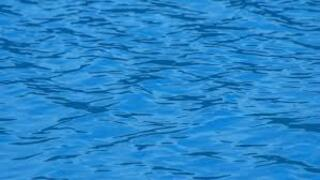
#> input picture catkin_ws/src/edvarka/src/controllers/rubbish_controller/base.jpg, 320 x 180 px
$ python object_position.py
#> lines starting #> are read from the running program, lines starting #| are printed output that depends on the picture; after the words box and inside, x2 and y2 are one past the last pixel; in counts of white or black regions, pixels touching at a corner belong together
### catkin_ws/src/edvarka/src/controllers/rubbish_controller/object_segmentation.py
import cv2
import numpy as np
import matplotlib.pyplot as plt

IMG_SIZE = (256,256)

#method for converting images to uint8
def convertUnit8(img):
  img2 = np.zeros_like(img)
  cv2.normalize(img, img2, 0, 255, cv2.NORM_MINMAX)
  img2 = np.uint8(img2)
  return img2

def image_subtraction(img1,img2):
    #convert images to uint8 as descibed in the paper
    #img1 = img1[:180][:]
    #img2 = img2[:][:280]
    print(img1.shape)
    print(img2.shape)
    img3 = convertUnit8(img1)
    img4 = convertUnit8(img2)
    return  cv2.subtract(img3,img4)

def binarization(img):
    #convert to grayscale
    gray = cv2.cvtColor(img, cv2.COLOR_BGR2GRAY)
    # Otsu's thresholding after Gaussian filtering
    blur = cv2.GaussianBlur(gray,(5,5),0)
    ret,threshold = cv2.threshold(blur,0,255,cv2.THRESH_BINARY+cv2.THRESH_OTSU)
    return threshold

def segment_object(base_img,img):
#> called with base_img = 'base.jpg', img = 'object.jpg'
    base_img = cv2.imread(base_img,1)
#> base_img is the input picture: shape (180, 320, 3); mean B, G, R 203.3, 134.8, 39.4
    base_img = cv2.resize(base_img,IMG_SIZE)
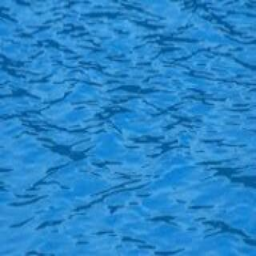
#> base_img: shape (256, 256, 3); mean B, G, R 203.1, 134.7, 39.3
    obj_img = cv2.imread(img,1)
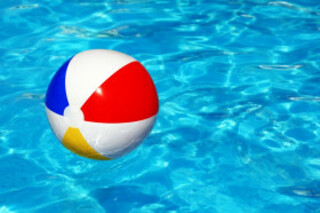
#> input picture catkin_ws/src/edvarka/src/controllers/rubbish_controller/object.jpg, 320 x 213 px
#> obj_img is the input picture: shape (213, 320, 3); mean B, G, R 201.4, 162.9, 40.2
    obj_img = cv2.resize(obj_img,IMG_SIZE)
#> obj_img: shape (256, 256, 3)
    seg_img = binarization(image_subtraction(obj_img,base_img))
#| (256, 256, 3)
#| (256, 256, 3)
#> in image_subtraction, `return  cv2.subtract(img3,img4)`:
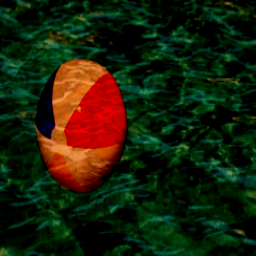
#> returned value: shape (256, 256, 3); mean of channels 0, 1, 2 9.6, 32.1, 25.2; drawn as B, G, R
#> in binarization, `gray = cv2.cvtColor(img, cv2.COLOR_BGR2GRAY)`:
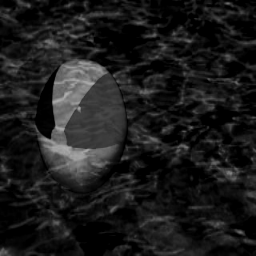
#> gray: shape (256, 256); min 0, max 176, mean 27.5
#> in binarization, `ret,threshold = cv2.threshold(blur,0,255,cv2.THRESH_BINARY+cv2.THRESH_..`:
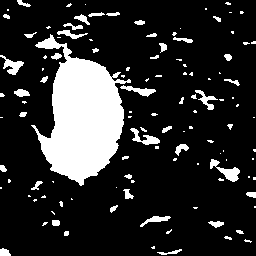
#> threshold: shape (256, 256); 17.2% white; 117 white regions (71 under 20 px), largest, box (x1, y1, x2, y2) and area: (31, 34, 131, 186) 7860, (210, 159, 240, 182) 259, (0, 55, 24, 75) 199
#> in binarization, `ret,threshold = cv2.threshold(blur,0,255,cv2.THRESH_BINARY+cv2.THRESH_..`: ret = 47

    fig, axs = plt.subplots(1,3)
    fig.suptitle('BaseImage, ObjectImage, SegmentedImage')
    axs[0].imshow(base_img)
    axs[1].imshow(obj_img)
    axs[2].imshow(seg_img)
    plt.show()
#> figure, not shown here; B, G, R data is drawn as R, G, B

    return seg_img

def object_exist(seg_img):
    return True if 255 in seg_img else False

def get_main_object(seg_img):
    imge = cv2.erode(seg_img,np.ones((8,8),np.uint8))
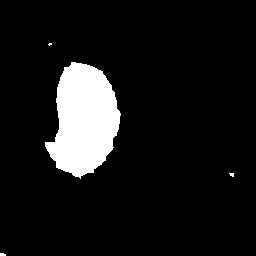
#> imge: shape (256, 256); 9.1% white; 4 white regions (3 under 20 px), largest, box (x1, y1, x2, y2) and area: (45, 62, 121, 179) 5942

    fig, axs = plt.subplots(1,2)
    fig.suptitle('SegmentedImage, FilteredImages')
    axs[0].imshow(seg_img)
    axs[1].imshow(imge)
    plt.show()

    return imge


# [12 lines that do not run on import are left out]

### catkin_ws/src/edvarka/src/controllers/rubbish_controller/object_position.py
import cv2
import numpy as np
import matplotlib.pyplot as plt
from object_segmentation import IMG_SIZE, segment_object, get_main_object

X_CENTER = int(256//2)
IGNORE_GAP = 10


def get_object_center(img):
    M = cv2.moments(img)
#> M = moments, m00 1525155, centre m10/m00, m01/m00 = (83.8, 120.2)
    x = int(M['m10'] / M['m00'])
#> x = 83
    y = int(M['m01'] / M['m00'])
#> y = 120
    return np.array([x, y])

# get the gap betweeb center of the detected object and center of the camera image
def get_X_gap(baseImg,cameraImg):
    img_seg = segment_object(baseImg,cameraImg)
    img_obj = get_main_object(img_seg)
    center = get_object_center(img_obj)
#> center = [83, 120]
    gap = center[0] - X_CENTER
#> gap = -45

    showImg = cv2.imread(cameraImg)
    showImg = cv2.resize(showImg,IMG_SIZE)
    showImg[:,X_CENTER-5:X_CENTER+5,0] = np.ones_like(showImg[:,X_CENTER-5:X_CENTER+5,0])
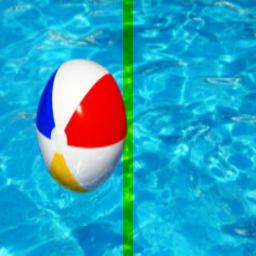
#> showImg: shape (256, 256, 3); mean B, G, R 193.3, 162.8, 40.1
    showImg = cv2.circle(showImg,(center[0],center[1]),radius=4,color=(255,0,0),thickness=-1)
#> showImg: shape (256, 256, 3); 0.07% of pixels changed, all inside (x1, y1, x2, y2) = (79, 116, 88, 125)
    plt.title("Center of the object and offset line")
    plt.imshow(showImg)
    plt.show()

    return gap

def left_forward_right(gap):
    if gap < 0 and abs(gap) > IGNORE_GAP:
        return "turn_left"
    elif gap > 0 and abs(gap) > IGNORE_GAP:
        return "turn_right"
    else:
        return "go_forward"

if __name__ == "__main__":
    imgb = "base.jpg"
    imgo = "object.jpg"
    gap = get_X_gap(imgb,imgo)
#> gap = -45
